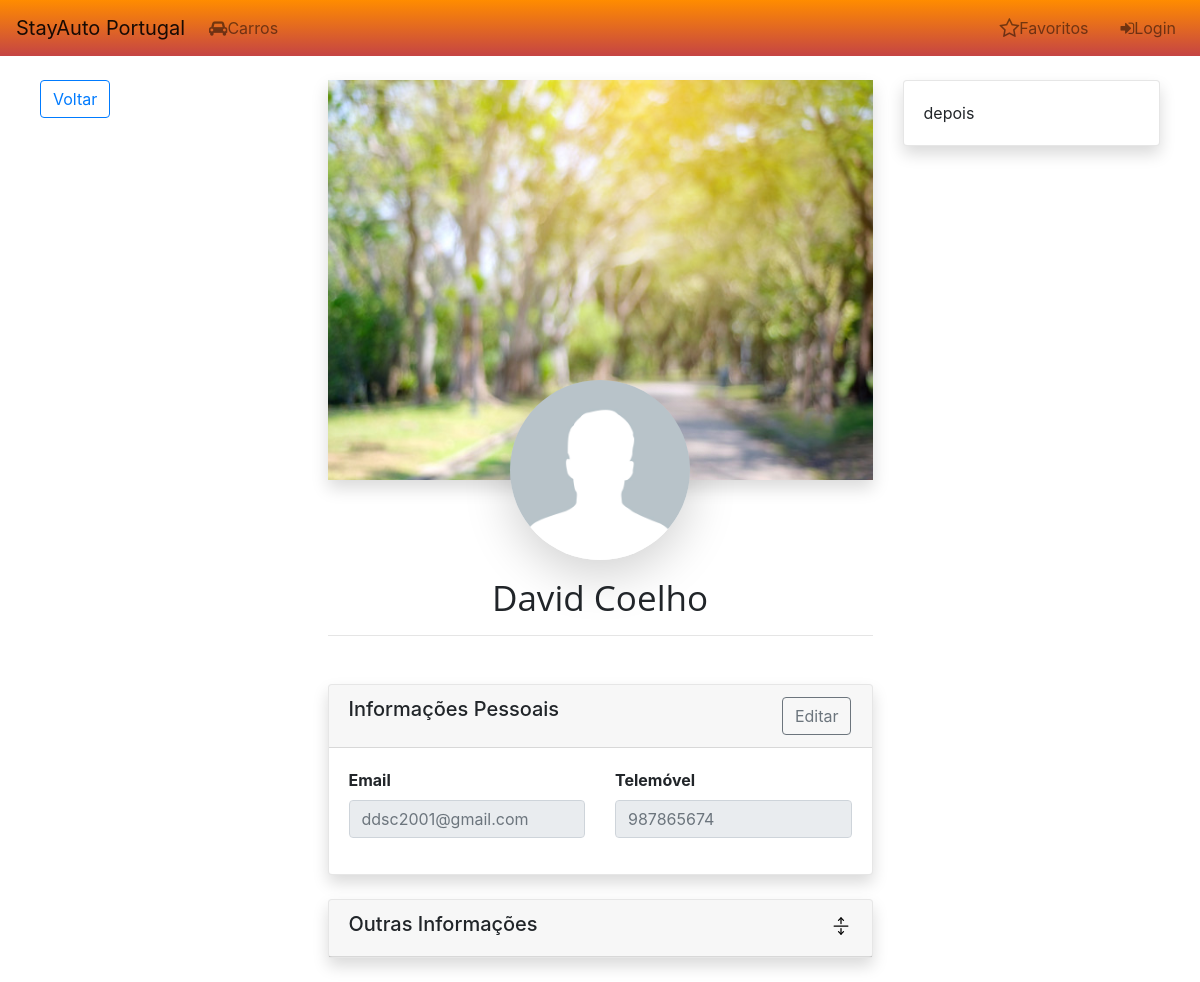
/User/Profile.php?id=1, run on an earlier commit of the app's database.
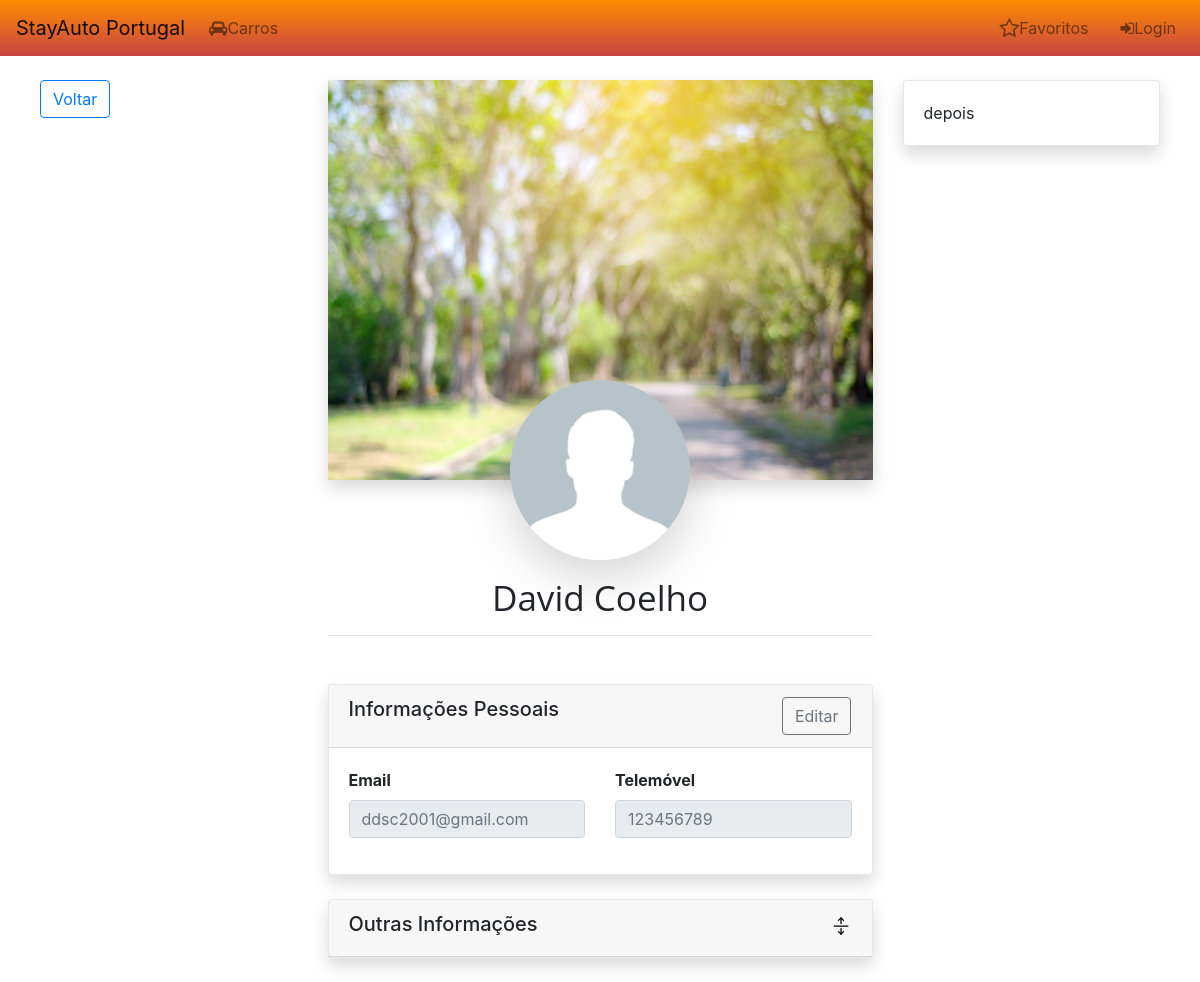
And on a later commit of the database.
### tables this page shows
CREATE TABLE `users` (
  `User_Id` int(11) NOT NULL,
  `Name` varchar(50) NOT NULL,
  `Email` varchar(90) NOT NULL,
  `Phone` varchar(10) NOT NULL,
  `Profile` int(11) NOT NULL,
  `Password` varchar(64) NOT NULL,
  `createdAccount` datetime NOT NULL DEFAULT CURRENT_TIMESTAMP,
  `updateAccount` datetime DEFAULT NULL ON UPDATE CURRENT_TIMESTAMP
);

### assets/user_info.php (called while the page is built, shortened)
<?php
function returnUser($id, $con)
{
    if (isset($id)) {
        $sql = "SELECT * FROM Users WHERE User_Id = '$id'";
        $Result = $con->query($sql);
        if ($Result->num_rows == 1) {
            if ($row = $Result->fetch_array()) {
                return $row;
            }
        } else {
            return null;
        }
    } else {
        return null;
    }
}

### User/Profile.php (the view, shortened to what this page needs)
<?php
include_once("../assets/user_info.php");
include_once("../Public/Config.php");
$row = null;
if ($_SERVER["REQUEST_METHOD"] == "GET") {
    if (isset($_GET['id'])) {
        $id = $_GET['id'];
        $row = returnUser($id, $con);
    } else {
        $id = $_SESSION['Id'];
        $row = returnUser($id, $con);
    }
}
include("../includes/header.php");
include("../includes/menu.php");
?>
    <div class="container-fluid">
        <div class="row">
            <div class="col-md-3">
                <a class="btn btn-outline-primary mt-4" href="<?phP echo ROOT_PATH ?>User_Admin/Index_Users.php" id="BTN_Back" style="display:none;">Voltar</a>
            </div>
            <div class="col-md-6">
                <img class="text-center Img_Banner shadow mt-4" src="../Public/Images/User_Banners/defult_profile_banner.jpg" />
                <div class="div-overlay-profile">
                </div>
                <div class="text-center mb-5">
                    <h1 class="Header"><?php echo $row["Name"] ?></h1>
                    <hr style="width: 100%;" />
                </div>
                <div class="card shadow mb-4">
                    <div class="card-header">
                        <div class="row">
                            <div class="col-md-8 col-sm-7">
                                <h5>Informações Pessoais</h5>
                            </div>
                            <div class="col-md-3 col-sm-3">
                            </div>
                            <div class="col-md-1 col-sm-2">
                                <button class="btn btn-outline-secondary float-right" id="BTN_Edit" onclick="Edit()">Editar</button>
                            </div>
                        </div>
                    </div>
                    <div class="card-body">
                        <div class="row">
                            <div class="col-md col-sm">
                                <div class="form-group">
                                    <label for="email"><strong>Email</strong></label>
                                    <input class="form-control" type="email" placeholder="<?php echo $row["Email"] ?>" name="email" disabled id="IE">
                                </div>
                            </div>
                            <div class="col-md col-sm">
                                <div class="form-group">
                                    <label for="phone"><strong>Telemóvel</strong></label>
                                    <input class="form-control" type="text" placeholder="<?php echo $row["Phone"] ?>" name="phone" disabled id="IP">
                                </div>
                            </div>
                        </div>
                    </div>
                </div>
                <div class="card shadow mb-4">
                    <div class="card-header">
                        <div class="row">
                            <div class="col-md-10 col-sm-10">
                                <h5>Outras Informações</h5>
                            </div>
                            <div class="col-md-2 col-sm-2 text-right">
                                <a type="button" onclick="MoreInfo()"><img src="<?php echo ROOT_PATH ?>Icons/arrows-Expand.svg" style="width: 20px; height: 20px" id="IMG_CBMI"></a>
                            </div>
                        </div>
                    </div>
                </div>
            </div>
            <div class="col-md-3">
                <div class="card shadow mt-4">
                    <div class="card-body">
                        depois
                    </div>
                </div>
            </div>
        </div>
    </div>
    <?php include("../Includes/footer.php")?>

### Includes/header.php (shortened to what this page needs)
<!DOCTYPE html>
<html lang="pt-PT">
<head>
    <link rel="stylesheet" href="<?php echo ROOT_PATH; ?>bootstrap/css/bootstrap.min.css">
    <link rel="stylesheet" href="<?php echo ROOT_PATH; ?>font-awesome/css/font-awesome.min.css">
</head>
<body>

### Includes/menu.php (shortened to what this page needs)
<nav class="navbar navbar-expand-lg navbar-light gradient-color">
    <a class="navbar-brand" href="<?= ROOT_PATH ?>index.php">StayAuto Portugal</a>
    <div class="collapse navbar-collapse" id="navbarSupportedContent">
        <ul class="navbar-nav mr-auto">
            <li class="nav-item">
                <a href="" class="nav-link"><i class="fa fa-car"></i>Carros</a>
            </li>
        </ul>
        <ul class="navbar-nav ml-auto">
            <li class="nav-item mr-4">
                <a class="nav-link no-padding" type="button">
                    <i class="fa fa-star-o fa-lg"></i>Favoritos
                </a>
            </li>
            <?php
            if (!isset($_SESSION['Id']) || empty($_SESSION['Id'])) {
                echo '<a href="Login.php" class="nav-link" type="button" class="btn btn-primary"><i class="fa fa-sign-in"></i>Login</a>';
            }
            ?>
        </ul>
    </div>
</nav>

### Includes/footer.php (shortened to what this page needs)
</body>
</html>

### Includes/header.php (style rules this page uses)
.card { border: 1px groove #8c8e8c38; }
.container-fluid { padding-left: 40px; padding-right: 40px; }
.nav-link { padding: 0 0 0; }
.gradient-color { background-color: darkorange; background-image: linear-gradient(180deg, darkorange, #c54444); }
.Img_Banner { height: 400px; width: 100%; position: relative; }
.div-overlay-profile { margin-top: -100px; text-align: center; vertical-align: left; position: relative; }
.Header { padding-top: 17px; font-size: 35px; font-family: 'Open Sans', sans-serif; opacity: 1; filter: blur(0px) brightness(100%) contrast(100%) grayscale(0%) hue-rotate(0deg) invert(0%); }
.no-padding { padding: 0px 0px 0px !important; }

What changed in the data, as far as the page shows it:
changed users "David Coelho": phone "987865674" → "123456789"
